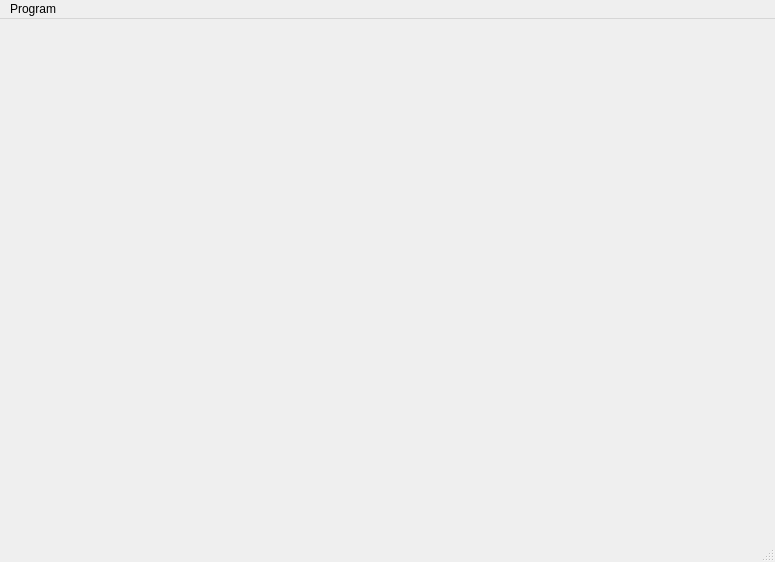
<?xml version="1.0" encoding="UTF-8"?>
<ui version="4.0">
 <class>MainWindow</class>
 <widget class="QMainWindow" name="MainWindow">
  <property name="geometry">
   <rect>
    <x>0</x>
    <y>0</y>
    <width>775</width>
    <height>562</height>
   </rect>
  </property>
  <property name="windowTitle">
   <string>FFT Demo</string>
  </property>
  <widget class="QWidget" name="centralwidget">
   <layout class="QGridLayout" name="gridLayout">
    <item row="0" column="0">
     <layout class="QGridLayout" name="gridLayoutPlots"/>
    </item>
   </layout>
  </widget>
  <widget class="QMenuBar" name="menubar">
   <property name="geometry">
    <rect>
     <x>0</x>
     <y>0</y>
     <width>775</width>
     <height>21</height>
    </rect>
   </property>
   <widget class="QMenu" name="menuProgram">
    <property name="title">
     <string>Program</string>
    </property>
    <addaction name="actionQuit"/>
   </widget>
   <addaction name="menuProgram"/>
  </widget>
  <widget class="QStatusBar" name="statusbar"/>
  <action name="actionQuit">
   <property name="text">
    <string>Quit</string>
   </property>
  </action>
 </widget>
 <resources/>
 <connections/>
</ui>
